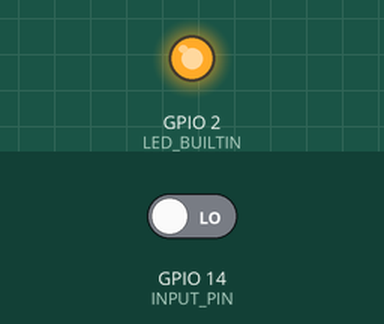
Bench run of a sketch on a simulated ESP8266 (NodeMCU). On the bench: output pins drawn as LEDs (lit = HIGH, except the on-board LED, lit = LOW). The inputs (shaded band) are chosen by the test bench; at power-on: GPIO 14 (INPUT_PIN) LOW. WiFi joins after 1.5 s; servers stay silent unless stated; what the sketch prints to the serial monitor is not drawn.

Above: at 0.1 s.
At 1.0 s:
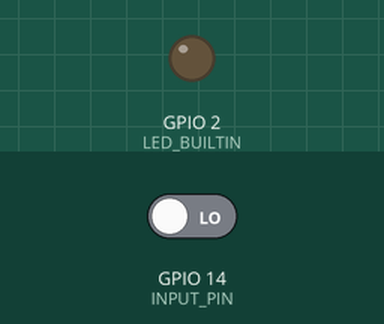
Timing chart, 0 to 2.9 s (numbered marks = the images above):
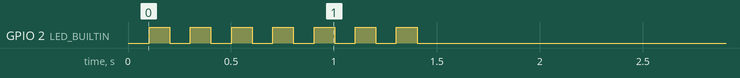

The sketch:

nodemcucode.ino
```cpp
#include "ThingSpeak.h"
#include <ESP8266WiFi.h>

const boolean HOTSPOT = true;

#if HOTSPOT
  char ssid[] = "";            // network SSID (name)
  char pass[] = "";   // network password
#else
  char ssid[] = "";    // network SSID (name)
  char pass[] = "";   // network password
#endif

int status = WL_IDLE_STATUS;
WiFiClient client;

const char *host = "maker.ifttt.com";

unsigned long myChannelNumber = 422727;
const char * myWriteAPIKey = "U13ZLEL8DFSJW86P";

int INPUT_PIN = 14; // using GPIO pin  as input (marked D5 on board)
int val = 0;

void setup() {
  initHardware();
  connectToWiFi();
}

void loop() {
  if(WiFi.status() == WL_CONNECTED){  // if connected to wifi
    digitalWrite(LED_BUILTIN, LOW);   // turn the LED off (LOW is the voltage level)
    val = 0;
    for(int i = 0; i < 6; i++){
      val += digitalRead(INPUT_PIN);
      delay(300);
    }
    val /= 6;
    Serial.println(val);

    if (val == 1){
      digitalWrite(LED_BUILTIN, HIGH);   // turn the LED on (HIGH is the voltage level)
      ThingSpeak.writeField(myChannelNumber, 1, val, myWriteAPIKey);
      sendText();
      delay(20000); // ThingSpeak will only accept updates every 20 seconds apparently
    }
    else if (val == 0){
      digitalWrite(LED_BUILTIN, LOW);   // turn the LED LOW (HIGH is the voltage level)
      ThingSpeak.writeField(myChannelNumber, 1, val, myWriteAPIKey);
      delay(20000); // ThingSpeak will only accept updates every 20 seconds appparently
    }
 }
 else{
    Serial.println("Error in WiFi connection");
    return;
 }
}

void sendText(){
  digitalWrite(LED_BUILTIN, HIGH);
  delay(1000);
  Serial.print("Connecting to ");
  Serial.println(host);

  const int httpPort = 80;
  if(!client.connect(host,httpPort)){
    Serial.println("Connection failed");
    for(int i = 0; i < 6; i++){
      digitalWrite(LED_BUILTIN, LOW);
      delay(300);
      digitalWrite(LED_BUILTIN, HIGH);
      delay(300);
    }
    digitalWrite(LED_BUILTIN, LOW);
    return;
  }

  String url = "/trigger/fire/with/key/p6jLJhijKsaxu7xL_jMcbuyx-b-1JW8k0G3aV8VMwu8";

  client.print(String("GET ") + url + " HTTP/1.1\r\n" +
               "Host: " + host + "\r\n" +
               "Connection: close\r\n\r\n");
  Serial.println();
  Serial.println("Closing connection");
  client.stop();
  digitalWrite(LED_BUILTIN, LOW);
  delay(1000);
  return;
}

void initHardware(){
  pinMode(LED_BUILTIN, OUTPUT);
  pinMode(INPUT_PIN, INPUT);
  Serial.begin(9600);
}

void connectToWiFi() {
  byte ledStatus = LOW;
  Serial.println();
  Serial.println("Attempting to connect to: " + String(ssid));
  WiFi.mode(WIFI_STA);

  WiFi.begin(ssid,pass);

  while (WiFi.status() != WL_CONNECTED) {
    //Blink the LED
    digitalWrite(LED_BUILTIN, ledStatus);
    ledStatus = (ledStatus == LOW) ? HIGH : LOW;

    delay(100);
  }
  Serial.println("WiFi Connected");
  Serial.println("IP address: ");
  Serial.println(WiFi.localIP());
  digitalWrite(LED_BUILTIN, LOW);
  ThingSpeak.begin(client);
  Serial.println("Connected to ThingSpeak");
}
```
